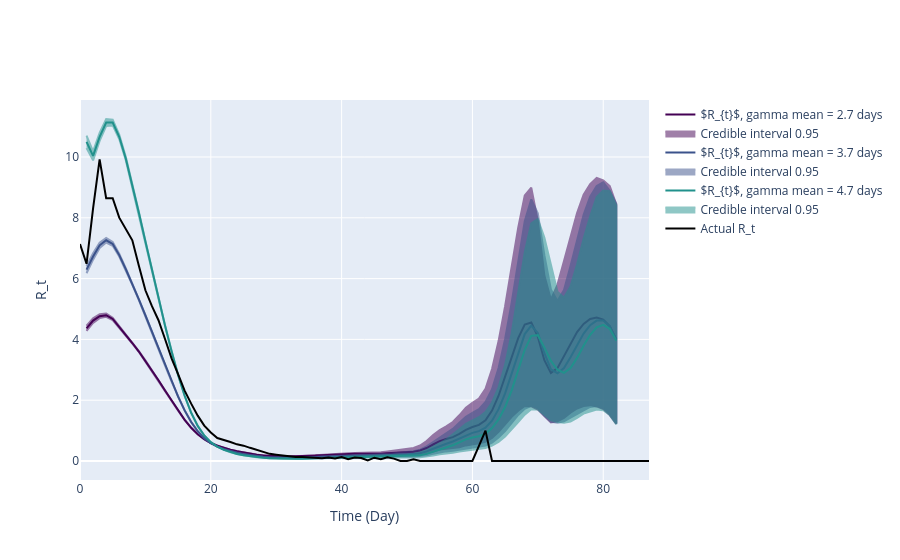

The notebook cell this image was saved under:
### Code cell
# Use incidence data to predict R_t value
theta = incidences_true_r1
end_time_point = len(theta)

a = gamma_a; b = gamma_scale
gamma_shape_list = [(a*b-1)**2/(a*b*b), a, (a*b+1)**2/(a*b*b)]
gamma_scale_list = [(a*b*b)/(a*b-1), b, (a*b*b)/(a*b+1)]

inc_data_r1 = pd.DataFrame(
    {
        'Time': np.arange(len(theta)-2),
        'Incidence Number': incidences_true_r1[2:len(theta)]
    }
)

intervals_list_r1 = []
inference_posterior_list_r1 = []
for shape, scale in zip(gamma_shape_list, gamma_scale_list):
    gamma_pdf = gamma.pdf(x, shape, gamma_loc, scale)
    inference = branchpro.BranchProPosterior(
        inc_data=inc_data_r1,
        daily_serial_interval=gamma_pdf,
        alpha=prior_a,
        beta=prior_b)

    inference.run_inference(tau=tau)
    intervals = inference.get_intervals(central_prob=.95)
    intervals_list_r1.append(intervals)
    inference_posterior_list_r1.append(inference.inference_posterior)

fig = plot_multi_rt_fig(intervals_list_r1, inference_posterior_list_r1, true_rt_r1[2:-1], gamma_pdf, end_time_point)


n = 0
for i, handle in enumerate(fig.figure['data']):
    if handle['name'].startswith('Estimated'):
        mean_val = gamma_shape_list[n]*gamma_scale_list[n]
        handle['name'] = "$R_{t}$, " + f'gamma mean = {mean_val:.2g} days'
        n += 1

pio.write_image(fig.figure, 'single_plots/predicted_vs_true_rt_r1_multi.png', engine='kaleido')  
fig.show_figure()

### Figure 1 — Plotly figure (JSON) as saved in the notebook; plotly's stock layout.template omitted (floating-point values rounded to 4 significant figures; data arrays with more than 128 entries replaced by an {"elided": "..."} marker saying what was removed)
{"data": [{"line": {"color": "#440154"}, "mode": "lines", "name": "$R_{t}$, gamma mean = 2.7 days", "type": "scatter", "x": [1, 2, 3, 4, 5, 6, 7, 8, 9, 10, 11, 12, 13, 14, 15, 16, 17, 18, 19, 20, 21, 22, 23, 24, 25, 26, 27, 28, 29, 30, 31, 32, 33, 34, 35, 36, 37, 38, 39, 40, 41, 42, 43, 44, 45, 46, 47, 48, 49, 50, 51, 52, 53, 54, 55, 56, 57, 58, 59, 60, 61, 62, 63, 64, 65, 66, 67, 68, 69, 70, 71, 72, 73, 74, 75, 76, 77, 78, 79, 80, 81, 82], "y": [4.362, 4.618, 4.763, 4.796, 4.674, 4.417, 4.14, 3.881, 3.601, 3.299, 2.983, 2.655, 2.317, 1.983, 1.658, 1.355, 1.092, 0.8797, 0.7154, 0.5927, 0.5012, 0.4296, 0.371, 0.3215, 0.2783, 0.2404, 0.2084, 0.1834, 0.1655, 0.1541, 0.1481, 0.1464, 0.1483, 0.1535, 0.1633, 0.1776, 0.193, 0.2054, 0.2154, 0.2261, 0.2354, 0.2398, 0.2384, 0.2336, 0.2313, 0.2375, 0.253, 0.2676, 0.2731, 0.2807, 0.3017, 0.3456, 0.4269, 0.5429, 0.6529, 0.7243, 0.7865, 0.8929, 1.026, 1.119, 1.189, 1.338, 1.658, 2.147, 2.749, 3.411, 4.042, 4.491, 4.555, 4.09, 3.315, 2.894, 3.055, 3.456, 3.878, 4.242, 4.511, 4.671, 4.721, 4.654, 4.43, 3.985]}, {"fill": "toself", "fillcolor": "#440154", "line": {"color": "#440154"}, "mode": "lines", "name": "Credible interval 0.95", "opacity": 0.5, "showlegend": true, "type": "scatter", "x": {"elided": "164 int values"}, "y": {"elided": "164 float values"}}, {"line": {"color": "#3b528b"}, "mode": "lines", "name": "$R_{t}$, gamma mean = 3.7 days", "type": "scatter", "x": [1, 2, 3, 4, 5, 6, 7, 8, 9, 10, 11, 12, 13, 14, 15, 16, 17, 18, 19, 20, 21, 22, 23, 24, 25, 26, 27, 28, 29, 30, 31, 32, 33, 34, 35, 36, 37, 38, 39, 40, 41, 42, 43, 44, 45, 46, 47, 48, 49, 50, 51, 52, 53, 54, 55, 56, 57, 58, 59, 60, 61, 62, 63, 64, 65, 66, 67, 68, 69, 70, 71, 72, 73, 74, 75, 76, 77, 78, 79, 80, 81, 82], "y": [6.294, 6.727, 7.094, 7.261, 7.142, 6.773, 6.311, 5.825, 5.314, 4.788, 4.248, 3.698, 3.148, 2.618, 2.117, 1.664, 1.282, 0.9795, 0.7522, 0.5887, 0.4722, 0.3865, 0.3209, 0.269, 0.2261, 0.1902, 0.1607, 0.1379, 0.1217, 0.1111, 0.1053, 0.1034, 0.1045, 0.1087, 0.1165, 0.128, 0.1407, 0.1519, 0.1617, 0.1718, 0.1802, 0.1844, 0.1837, 0.18, 0.1775, 0.1809, 0.1913, 0.2016, 0.2059, 0.2118, 0.2262, 0.2565, 0.3154, 0.404, 0.4957, 0.569, 0.6412, 0.7405, 0.85, 0.9253, 0.9832, 1.094, 1.327, 1.705, 2.223, 2.868, 3.569, 4.175, 4.455, 4.208, 3.546, 3.016, 2.889, 3.057, 3.414, 3.821, 4.191, 4.468, 4.619, 4.62, 4.435, 4.005]}, {"fill": "toself", "fillcolor": "#3b528b", "line": {"color": "#3b528b"}, "mode": "lines", "name": "Credible interval 0.95", "opacity": 0.5, "showlegend": true, "type": "scatter", "x": {"elided": "164 int values"}, "y": {"elided": "164 float values"}}, {"line": {"color": "#21918c"}, "mode": "lines", "name": "$R_{t}$, gamma mean = 4.7 days", "type": "scatter", "x": [1, 2, 3, 4, 5, 6, 7, 8, 9, 10, 11, 12, 13, 14, 15, 16, 17, 18, 19, 20, 21, 22, 23, 24, 25, 26, 27, 28, 29, 30, 31, 32, 33, 34, 35, 36, 37, 38, 39, 40, 41, 42, 43, 44, 45, 46, 47, 48, 49, 50, 51, 52, 53, 54, 55, 56, 57, 58, 59, 60, 61, 62, 63, 64, 65, 66, 67, 68, 69, 70, 71, 72, 73, 74, 75, 76, 77, 78, 79, 80, 81, 82], "y": [10.5, 10.04, 10.66, 11.13, 11.13, 10.67, 9.95, 9.1, 8.165, 7.224, 6.289, 5.361, 4.456, 3.608, 2.83, 2.147, 1.587, 1.155, 0.8401, 0.6205, 0.4703, 0.3654, 0.2897, 0.2333, 0.1896, 0.1547, 0.127, 0.1061, 0.09113, 0.08119, 0.07529, 0.0727, 0.07274, 0.07525, 0.08067, 0.089, 0.09864, 0.1076, 0.1161, 0.125, 0.1327, 0.137, 0.1374, 0.1351, 0.1333, 0.1355, 0.1426, 0.1494, 0.1519, 0.1565, 0.1678, 0.1907, 0.2347, 0.3024, 0.3766, 0.4443, 0.5189, 0.6152, 0.7113, 0.7712, 0.8148, 0.9022, 1.083, 1.369, 1.775, 2.324, 2.989, 3.658, 4.116, 4.139, 3.738, 3.29, 3.002, 2.9, 3.055, 3.392, 3.791, 4.153, 4.4, 4.479, 4.348, 3.955]}, {"fill": "toself", "fillcolor": "#21918c", "line": {"color": "#21918c"}, "mode": "lines", "name": "Credible interval 0.95", "opacity": 0.5, "showlegend": true, "type": "scatter", "x": {"elided": "164 int values"}, "y": {"elided": "164 float values"}}, {"line": {"color": "black"}, "mode": "lines", "name": "Actual R_t", "type": "scatter", "x": [0, 1, 2, 3, 4, 5, 6, 7, 8, 9, 10, 11, 12, 13, 14, 15, 16, 17, 18, 19, 20, 21, 22, 23, 24, 25, 26, 27, 28, 29, 30, 31, 32, 33, 34, 35, 36, 37, 38, 39, 40, 41, 42, 43, 44, 45, 46, 47, 48, 49, 50, 51, 52, 53, 54, 55, 56, 57, 58, 59, 60, 61, 62, 63, 64, 65, 66, 67, 68, 69, 70, 71, 72, 73, 74, 75, 76, 77, 78, 79, 80, 81, 82, 83, 84, 85, 86, 87, 88, 89, 90], "y": [7.138, 6.487, 8.313, 9.921, 8.645, 8.647, 8.004, 7.646, 7.26, 6.421, 5.615, 5.091, 4.63, 4.012, 3.375, 2.854, 2.315, 1.887, 1.491, 1.165, 0.9397, 0.7551, 0.696, 0.627, 0.5485, 0.5047, 0.4331, 0.3598, 0.2974, 0.2349, 0.2083, 0.1818, 0.1418, 0.1311, 0.1296, 0.121, 0.1027, 0.0902, 0.1179, 0.08353, 0.1293, 0.0559, 0.1117, 0.09615, 0.01802, 0.1087, 0.05797, 0.12, 0.07895, 0.0, 0.0, 0.05263, 0.0, 0.0, 0.0, 0.0, 0.0, 0.0, 0.0, 0.0, 0.0, 0.5, 1.0, 0.0, 0.0, 0.0, 0.0, 0.0, 0.0, 0.0, 0.0, 0.0, 0.0, 0.0, 0.0, 0.0, 0.0, 0.0, 0.0, 0.0, 0.0, 0.0, 0.0, 0.0, 0.0, 0.0, 0.0, 0.0]}], "layout": {"hovermode": "x unified", "xaxis": {"title": {"text": "Time (Day)"}}, "yaxis": {"title": {"text": "R_t"}}}}
